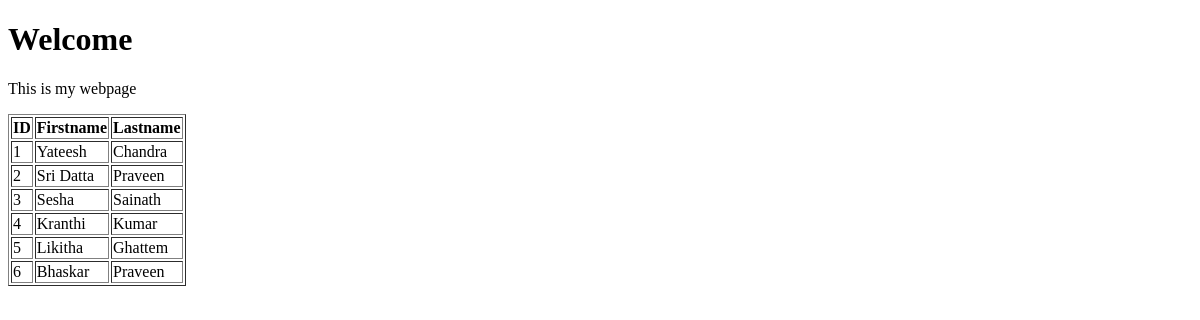
Page /testing/ on the earlier database version.
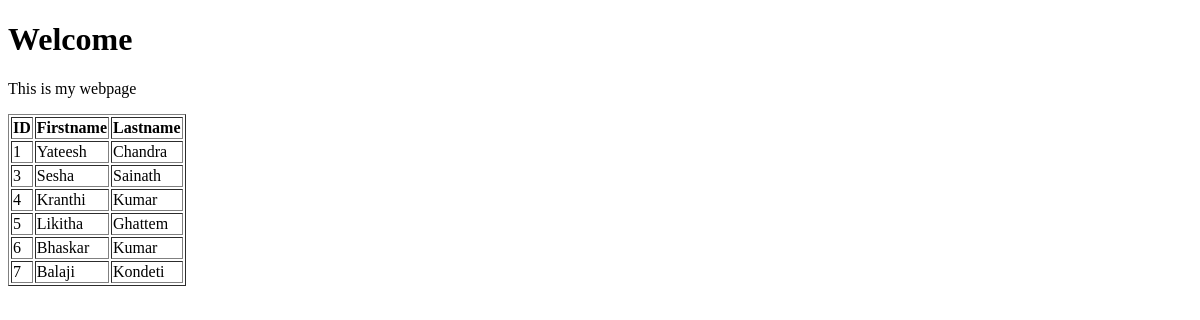
Same page on the later database version.
### members/models.py (models this page shows)
class Members(models.Model):
    firstname = models.CharField(max_length=255)
    lastname = models.CharField(max_length=255)
    phone = models.IntegerField(null = True)
    entry_Date = models.DateField(default = timezone.now, null = True)

### members/views.py (the view)
# urls.py: path('testing/', views.testing, name = 'testing'),
def testing(request):
    mymembers = Members.objects.all().values()
    template = loader.get_template('sample.html')
    context = {
        'mymembers' : mymembers,
    }
    return HttpResponse(template.render(context, request))

### members/templates/sample.html
<!DOCTYPE html>
<html>
<body>
<h1>Welcome</h1>
<p>This is my webpage</p>
<table border='1'>
    <tr>
      <th>ID</th>
      <th>Firstname</th>
      <th>Lastname</th>
    </tr>
    {% for x in mymembers %}
      <tr>
        <td>{{ x.id }}</td>
          <td>{{ x.firstname }}</td>
        <td>{{ x.lastname }}</td>
      </tr>
    {% endfor %}
</table>
</body>
</html>

Differences in the rows shown:
removed Members: id "2", firstname "Sri Datta", lastname "Praveen"
changed Members "Bhaskar": lastname "Praveen" → "Kumar"
added Members: id "7", firstname "Balaji", lastname "Kondeti"
